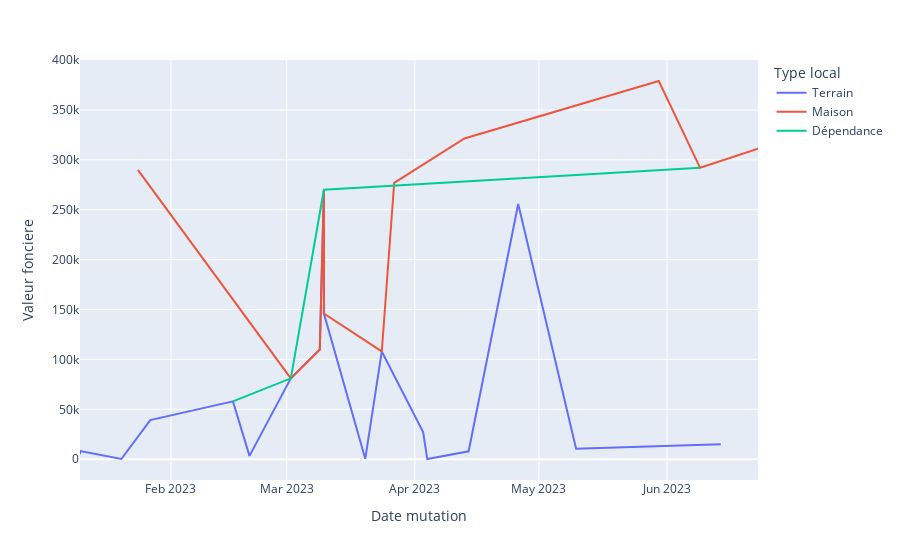

The notebook cell saved with this chart:
### Markdown cell above
Victoire

### Code cell
px.line(seine_et_marneDf[seine_et_marneDf["new_commune"]
                         == 77078].sort_values("Date mutation"), color="Type local", x="Date mutation", y="Valeur fonciere")

### Figure 1 — Plotly figure (JSON) as saved in the notebook; plotly's stock layout.template omitted (floating-point values rounded to 4 significant figures; data arrays with more than 128 entries replaced by an {"elided": "..."} marker saying what was removed)
{"data": [{"hovertemplate": "Type local=Terrain<br>Date mutation=%{x}<br>Valeur fonciere=%{y}<extra></extra>", "legendgroup": "Terrain", "line": {"color": "#636efa", "dash": "solid"}, "marker": {"symbol": "circle"}, "mode": "lines", "name": "Terrain", "orientation": "v", "showlegend": true, "type": "scatter", "x": {"elided": "303 str values"}, "xaxis": "x", "y": {"elided": "303 float values"}, "yaxis": "y"}, {"hovertemplate": "Type local=Maison<br>Date mutation=%{x}<br>Valeur fonciere=%{y}<extra></extra>", "legendgroup": "Maison", "line": {"color": "#EF553B", "dash": "solid"}, "marker": {"symbol": "circle"}, "mode": "lines", "name": "Maison", "orientation": "v", "showlegend": true, "type": "scatter", "x": ["2023-01-24T00:00:00", "2023-01-24T00:00:00", "2023-03-02T00:00:00", "2023-03-09T00:00:00", "2023-03-10T00:00:00", "2023-03-10T00:00:00", "2023-03-10T00:00:00", "2023-03-24T00:00:00", "2023-03-27T00:00:00", "2023-03-27T00:00:00", "2023-04-13T00:00:00", "2023-04-13T00:00:00", "2023-05-30T00:00:00", "2023-05-30T00:00:00", "2023-06-09T00:00:00", "2023-06-09T00:00:00", "2023-06-23T00:00:00", "2023-06-23T00:00:00"], "xaxis": "x", "y": [290000, 290000, 81000, 109900, 270000, 270000, 146000, 108000, 277000, 277000, 321450, 321450, 379000, 379000, 292000, 292000, 311160, 311160], "yaxis": "y"}, {"hovertemplate": "Type local=Dépendance<br>Date mutation=%{x}<br>Valeur fonciere=%{y}<extra></extra>", "legendgroup": "Dépendance", "line": {"color": "#00cc96", "dash": "solid"}, "marker": {"symbol": "circle"}, "mode": "lines", "name": "Dépendance", "orientation": "v", "showlegend": true, "type": "scatter", "x": ["2023-02-16T00:00:00", "2023-03-02T00:00:00", "2023-03-10T00:00:00", "2023-03-10T00:00:00", "2023-06-09T00:00:00", "2023-06-09T00:00:00"], "xaxis": "x", "y": [58000, 81000, 270000, 270000, 292000, 292000], "yaxis": "y"}], "layout": {"legend": {"title": {"text": "Type local"}, "tracegroupgap": 0}, "margin": {"t": 60}, "xaxis": {"anchor": "y", "domain": [0, 1], "title": {"text": "Date mutation"}}, "yaxis": {"anchor": "x", "domain": [0, 1], "title": {"text": "Valeur fonciere"}}}}
